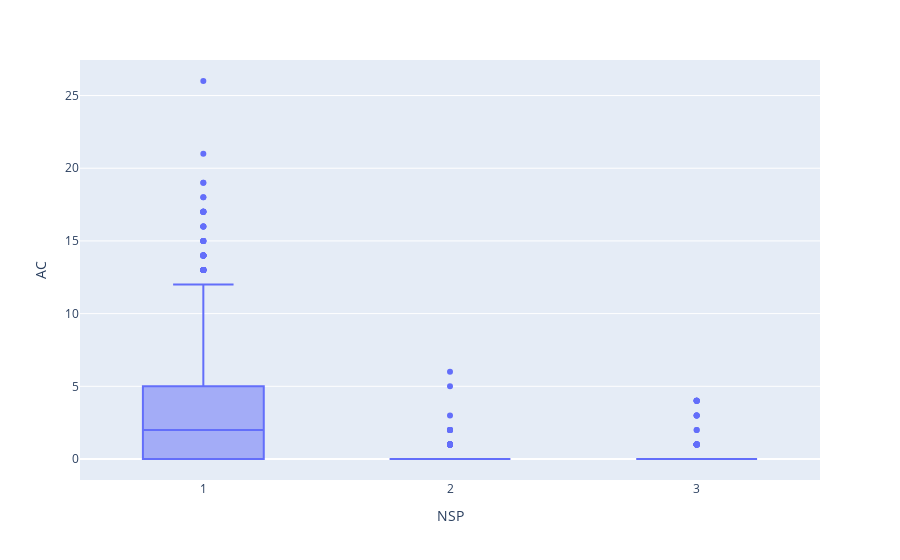

Write notebook code for a chart like this one.
### Markdown cell above
## Visualization

### Code cell
fig = px.box(temp, x="NSP", y="AC") #AC-FM-UC-MLTV
fig.show()

### Figure 1 — Plotly figure (JSON) as saved in the notebook; plotly's stock layout.template omitted (floating-point values rounded to 4 significant figures; data arrays with more than 128 entries replaced by an {"elided": "..."} marker saying what was removed)
{"data": [{"alignmentgroup": "True", "hovertemplate": "NSP=%{x}<br>AC=%{y}<extra></extra>", "legendgroup": "", "marker": {"color": "#636efa"}, "name": "", "notched": false, "offsetgroup": "", "orientation": "v", "showlegend": false, "type": "box", "x": {"elided": "2126 int values"}, "x0": " ", "xaxis": "x", "y": {"elided": "2126 int values"}, "y0": " ", "yaxis": "y"}], "layout": {"boxmode": "group", "legend": {"tracegroupgap": 0}, "margin": {"t": 60}, "xaxis": {"anchor": "y", "domain": [0, 1], "title": {"text": "NSP"}}, "yaxis": {"anchor": "x", "domain": [0, 1], "title": {"text": "AC"}}}}
